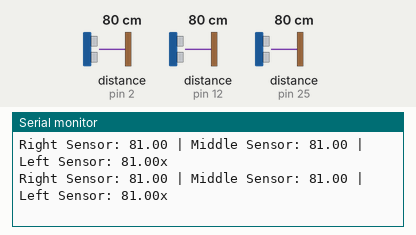
A sketch run on a simulated Arduino Uno, built with avr-gcc and run on an emulated ATmega328P. On the bench: the last lines printed to the serial monitor. The test bench sets the inputs (shaded band); at power-on: distance to the obstacle (sensors on pin 2, pin 12, pin 25) 80 cm. The echo pulse lasts 58.3 µs per cm.

Above: at 1.5 s.
1.6 s: distance to the obstacle (sensor on pin 2) set to 250 cm
At 2.8 s:
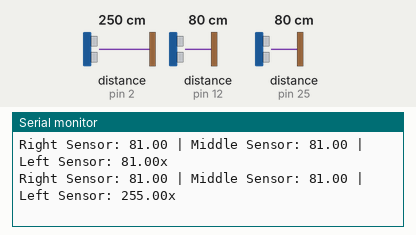
5.1 s: distance to the obstacle (sensor on pin 12) set to 2 cm
At 5.6 s:
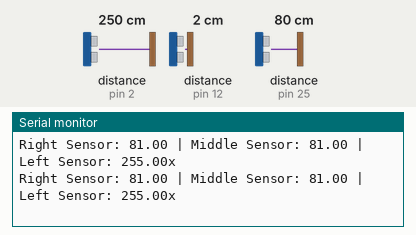
6.6 s: distance to the obstacle (sensor on pin 2) set to 2 cm
At 6.6 s:
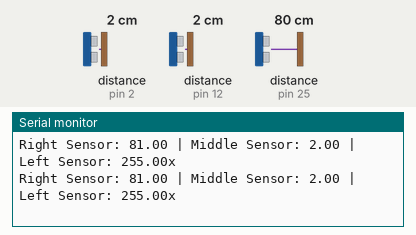
10.1 s: distance to the obstacle (sensor on pin 25) set to 2 cm
At 10.7 s:
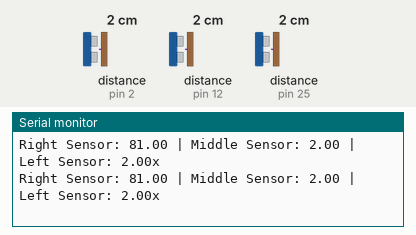
13.6 s: distance to the obstacle (sensor on pin 12) set to 4 cm
At 14.2 s:
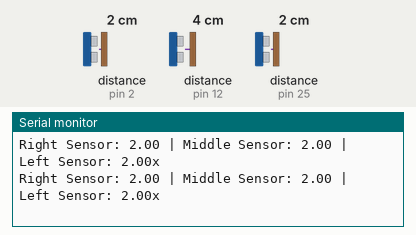
17.1 s: distance to the obstacle (sensor on pin 25) set to 4 cm
At 17.7 s:
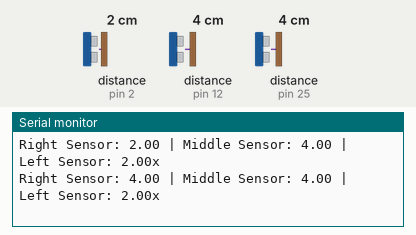
Timing chart, 0 to 19.6 s (numbered marks = the images above; inputs shaded):
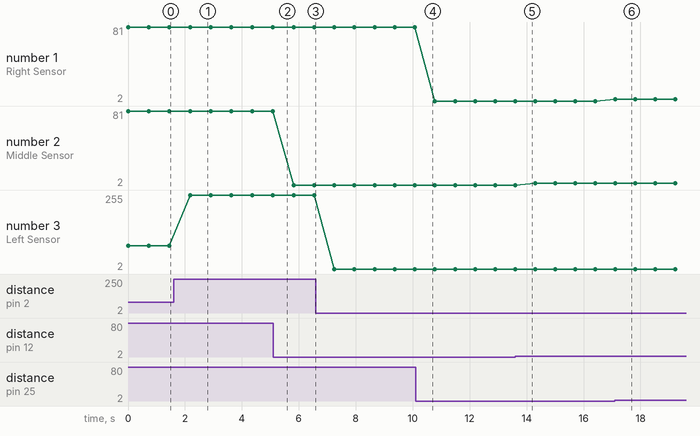

The sketch:

sketch_nov01a.ino
```cpp
#include "NewPing.h"//Include this library

#define MAX_DISTANCE 400

#define rightSensor_TRIG  32
#define rightSensor_ECHO  25

#define leftSensor_TRIG  15
#define leftSensor_ECHO  2

#define middleSensor_TRIG  13
#define middleSensor_ECHO  12

float rightSensor_DIS;
float leftSensor_DIS;
float middleSensor_DIS;

NewPing rightSonar(rightSensor_TRIG, rightSensor_ECHO, MAX_DISTANCE);
NewPing leftSonar(leftSensor_TRIG, leftSensor_ECHO, MAX_DISTANCE);
NewPing middleSonar(middleSensor_TRIG, middleSensor_ECHO, MAX_DISTANCE);
void setup() {

//Initialize NewPing on rightSonar
  // put your setup code here, to run once:
  Serial.begin(9600);
}

void loop() {
  // put your main code here, to run repeatedly:
  //Get the distance of rightSensor
  rightSensor_DIS = rightSonar.ping_cm();
  //Get the distance of leftSensor
  leftSensor_DIS = leftSonar.ping_cm();
  //Get the distance of middleSensor
  middleSensor_DIS = middleSonar.ping_cm();
  Serial.print("Right Sensor: ");
  Serial.print(rightSensor_DIS);
  Serial.print(" | Middle Sensor: ");
  Serial.print(middleSensor_DIS);
  Serial.print(" | Left Sensor: ");
  Serial.print(leftSensor_DIS);
  Serial.print("x");
  Serial.println();
  delay(500);
  delay(200);
}
```

Measured:
- after the input at 1.6 s, the serial monitor: prints a new line after 0.58 s (image 1)
- after the input at 17.1 s, the serial monitor: prints a new line at once (image 6)
- plotted number 2: 81 → 2 after the input at 5.1 s, 2 → 4 after the input at 13.6 s
- plotted number 3: 81 → 255 after the input at 1.6 s
